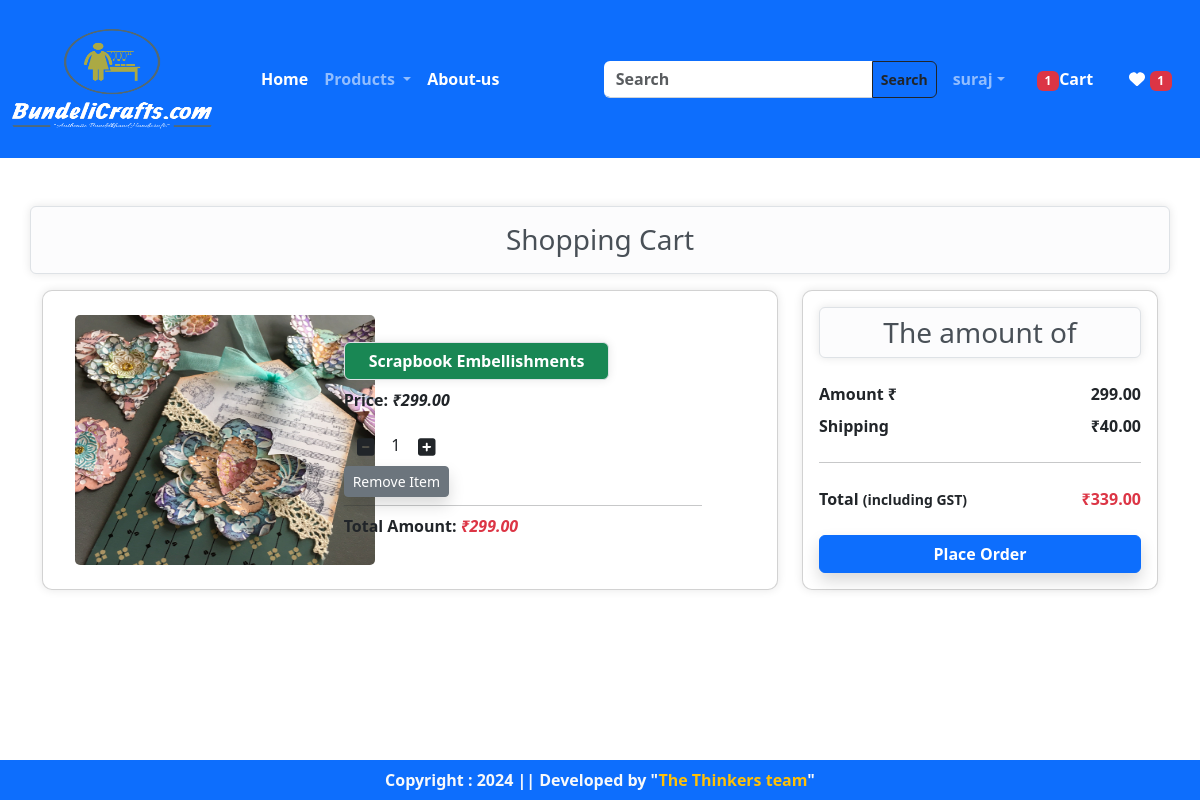
Page /cart/ (signed in) on the earlier database version.
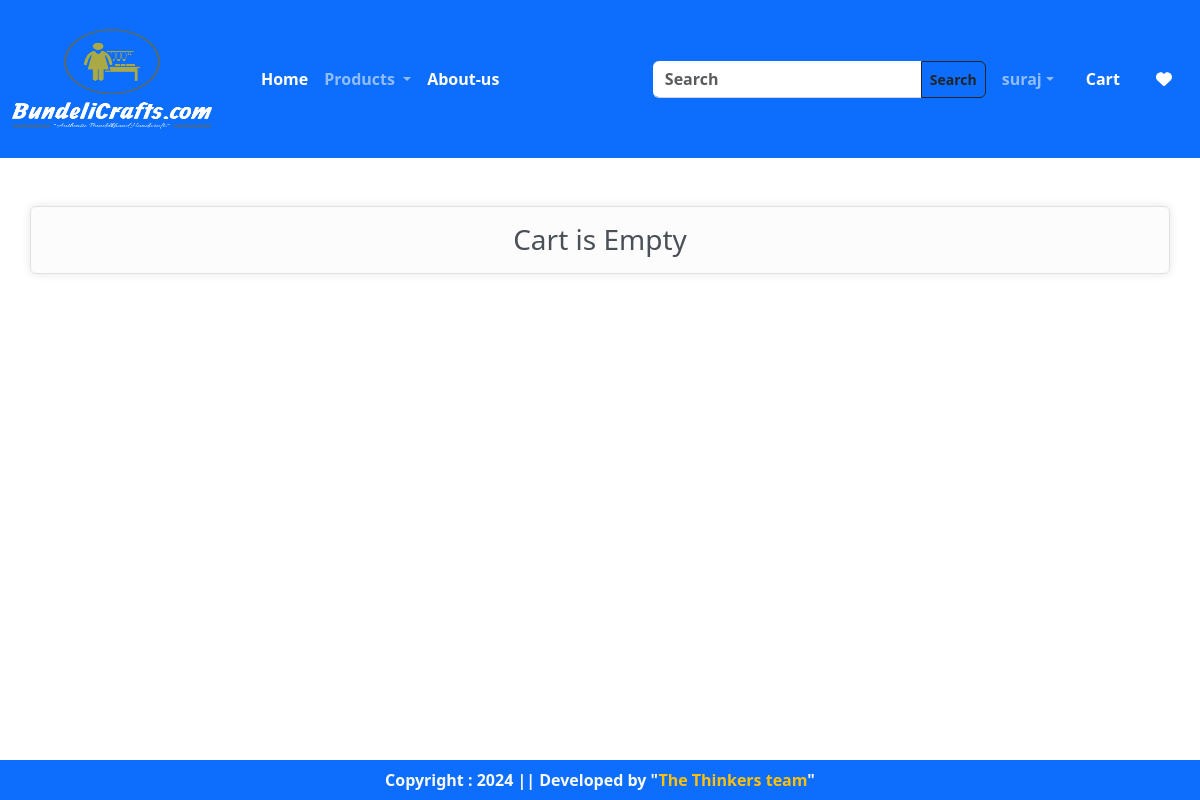
Same page on the later database version.
### app/models.py (models this page shows, shortened)
class Cart(models.Model):
    user = models.ForeignKey(User,on_delete=models.CASCADE)
    product = models.ForeignKey(Product,on_delete=models.CASCADE)
    quantity = models.PositiveIntegerField(default=1)
    @property
    def total_cost(self):
        return self.quantity * self.product.price

class Product(models.Model):
    PRODUCT_STATUS_CHOICES = [
        ('available', 'Available'),
        ('out of stock', 'Out of Stock'),
    ]
    vendor = models.ForeignKey(Vendor, on_delete=models.CASCADE)
    title = models.CharField(max_length=150)
    description = models.TextField()
    price = models.DecimalField(max_digits=10, decimal_places=2)
    category = models.CharField(choices=CATEGORY_CHOICES,max_length=2)
    image_url = models.ImageField(upload_to='products/')
    created_at = models.DateTimeField(auto_now_add=True)
    status = models.CharField(max_length=15, choices=PRODUCT_STATUS_CHOICES, default='available')

### app/views.py (the view)
# urls.py: path('cart/',views.show_cart,name="showcart"),
@login_required
def show_cart(request):
    user = request.user
    cart = Cart.objects.filter(user=user)
    amount = 0
    for p in cart:
        value = p.quantity * p.product.price
        amount = amount + value
    totalamount = amount + 40
    wishItem=0
    totalItem = 0
    if request.user.is_authenticated:
        totalItem = len(Cart.objects.filter(user=request.user))
        wishItem = len(Wishlist.objects.filter(user=request.user))
    return render(request,'app/addtocart.html',locals())

### app/templates/app/addtocart.html (shortened to what this page needs)
{% extends "app/base.html" %}
{% load static %}
{% block main-content %}
<div class="container my-5">
    <div class="row">
        {% if cart %}
        <h3 class="alert alert-light border rounded text-center shadow_container"> Shopping Cart</h3>
        <div class="col-sm-8">
            {% for item in cart %}
            <div class="card shadow_container mb-4 p-4">
                <div class="row no-gutters d-flex align-items-center">
                    <div class="col-md-4 text-center">
                        <img class="card-img mx-2" src="{{ item.product.image_url.url }}" alt="{{ item.product.title }}" style="height: 250px; width: 300px;">
                    </div>
                    <div class="col-md-7 mx-4">
                        <div class="card-body">
                            <h5 class="border rounded text-center shadow_container btn btn-success px-4 fw-bold">{{item.product.title}}</h5>
                            <p class="card-text"><strong>Price:</strong><span class="fst-italic fw-bolder"  class="fst-italic fw-bolder"> ₹{{item.product.price}}</span></p>
                          <div>
                            <a class="minus-cart btn" pid="{{item.product.id}}"><i class="fas  fa-minus-square fa-lg"></i></a>
                            <span id="quantity">{{item.quantity}}</span>
                            <a class="plus-cart btn" pid="{{item.product.id}}"><i class="fas  fa-plus-square fa-lg"></i></a>
                        </div>
                        <div class="d-flex justify-content-between">
                            <form method="POST" action="{% url 'remove_cart' %}">
                                <button type="submit" class="remove-cart btn btn-sm btn-secondary shadow mr-3">Remove Item</button>
                            </form>
                        </div>
                        <hr class="my-2">
                        <p class="card-text"><strong>Total Amount: </strong><span  class="fst-italic fw-bolder text-danger"> ₹{{item.total_cost}}</span></p>
                        </div>
                    </div>
                </div>
            </div>
                {% endfor %}
        </div>
        <div class="col-sm-4">
            <div class="card shadow_container fw-bold">
                <div class="card-body">
                    <h3 class="alert alert-light border rounded text-center shadow_container p-2">The amount of</h3>
                    <ul class="list-group">
                        <li class="list-group-item d-flex justify-content-between align-items-center border-0 px-0 pb-0">Amount ₹<span id="amount"> {{amount}}</span></li>
                        <li class="list-group-item d-flex justify-content-between align-items-center border-0 px-0">Shipping <span> ₹40.00</span></li><hr>
                        <li class="list-group-item d-flex justify-content-between align-items-center border-0 px-0 mb-3">
                            <div>
                                <strong>
                                    Total
                                </strong> <small>(including GST)</small>
                            </div>
                            <span id="totalamount"><strong class="text-danger"> ₹{{totalamount}}</strong></span>
                        </li>
                    </ul>
                    <div class="d-grid"><a href="{% url 'checkout' %}" class="btn btn-primary shadow fw-bold">Place Order</a></div>
                </div>
            </div>
        </div>
        {% else %}
        <h3 class="alert alert-light border rounded text-center shadow_container">Cart is Empty</h3>
        {% endif %}
    </div>
</div>
<br>
{% endblock main-content %}

### app/templates/app/base.html (shortened to what this page needs)
{% load static %}
<!doctype html>
<html lang="en">
  <head>
    <link href="https://cdn.jsdelivr.net/npm/bootstrap@5.3.3/dist/css/bootstrap.min.css" rel="stylesheet">
    <link rel = "stylesheet" href = "{% static 'app/css/owl.carousel.min.css' %}">
    <link rel = "stylesheet" href = "{% static 'app/css/all.min.css' %}">
    <link rel = "stylesheet" href = "{% static 'app/css/style.css' %}">
    <link rel="stylesheet" href="https://cdnjs.cloudflare.com/ajax/libs/font-awesome/6.0.0-beta3/css/all.min.css">
  </head>
  <body>
    <nav class="navbar navbar-expand-lg navbar-dark bg-primary py-4">
      <div class="container-fluid fw-bold">
        <a class="navbar-brand" href="/">
            <img src="{% static 'app/images/logo.png' %}" alt="Logo" width="200" height="100" class="rounded"></a>
            <div class="collapse navbar-collapse" id="navbarSupportedContent">
              <ul class="navbar-nav me-auto mb-2 mb-lg-0">&nbsp;&nbsp;&nbsp;&nbsp;&nbsp;&nbsp;
                {% if request.user.is_authenticated %}
                <li class="nav-item">
                  <a class="nav-link active" aria-current="page" href="/">Home</a>
                </li>
                <li class="nav-item dropdown">
                  <a class="nav-link dropdown-toggle" href="#" role="button" data-bs-toggle="dropdown" aria-expanded="false">
                    Products
                  </a>
              <li class="nav-item">
                <a class="nav-link text-white" href="{% url 'about' %}">About-us</a>
              </li>
            </ul>
            <form class="d-flex" role="search" action="/search/">
              <div class="input-group">
                <input class="form-control rounded-start fw-bold" type="search" placeholder="Search" aria-label="Search" name="search" style="length:1000px;">
                <button class="btn btn-outline-dark fw-bold btn-sm rounded-end" type="submit">Search</button>
              </div>
            </form>
          </div>
          <ul class="navbar-nav me-auto mb-2 mb-lg-0">
            <li class="nav-item dropdown mx-2">
              <a class="nav-link dropdown-toggle" href="#" role="button" data-bs-toggle="dropdown" aria-expanded="false">{{request.user}}</a>
            </li>
            <li class="nav-item mx-2">
              <a class="nav-link text-white" href="{% url 'showcart' %}"><span class="badge bg-danger">{% if totalItem > 0 %}{{totalItem}}{% endif %}</span>Cart&nbsp;</a>
            </li>
            <li class="nav-item mx-2">
              <a class="nav-link text-white" href="{% url 'wishlists' %}"><i class="fa fa-heart"></i> <span class="badge bg-danger">{% if wishItem > 0 %}{{wishItem}}{% endif %}</span></a>
            </li>
            {% else %}
            <li class="nav-item mx-2">
              <p class="nav-link text-white"><a style="text-decoration:none;color:white;"  href="{% url 'login' %}">Login</a>/<a style="text-decoration:none;color:white;" href="{% url 'customer-registration' %}">Register</a></p>
            </li>
            {% endif %}
          </ul>
        </div>
      </nav>
                    {% block main-content %}{% endblock main-content %}
                <footer class="container-fluid fixed-bottom bg-primary text-center p-2 mt-5 fw-bold text-light">
                  Copyright : 2024 || Developed by "<span class="text-warning">The Thinkers team</span>"
                </footer>
                  </body>
                </html>

Differences in the rows shown:
removed Cart: product.image_url (picture), product "Scrapbook Embellishments", product.price "299.00", quantity "1", total_cost "299.00"
Other differences:
{{ totalItem }}: "1" → (not shown)
{{ wishItem }}: "1" → (not shown)
{{ amount }}: "299.00" → (not shown)
{{ totalamount }}: "339.00" → (not shown)
text no longer shown: "Shopping Cart The amount of Amount ₹ Shipping ₹40.00 Total (including GST) ₹ Place Order"
text now shown: "Cart is Empty"
